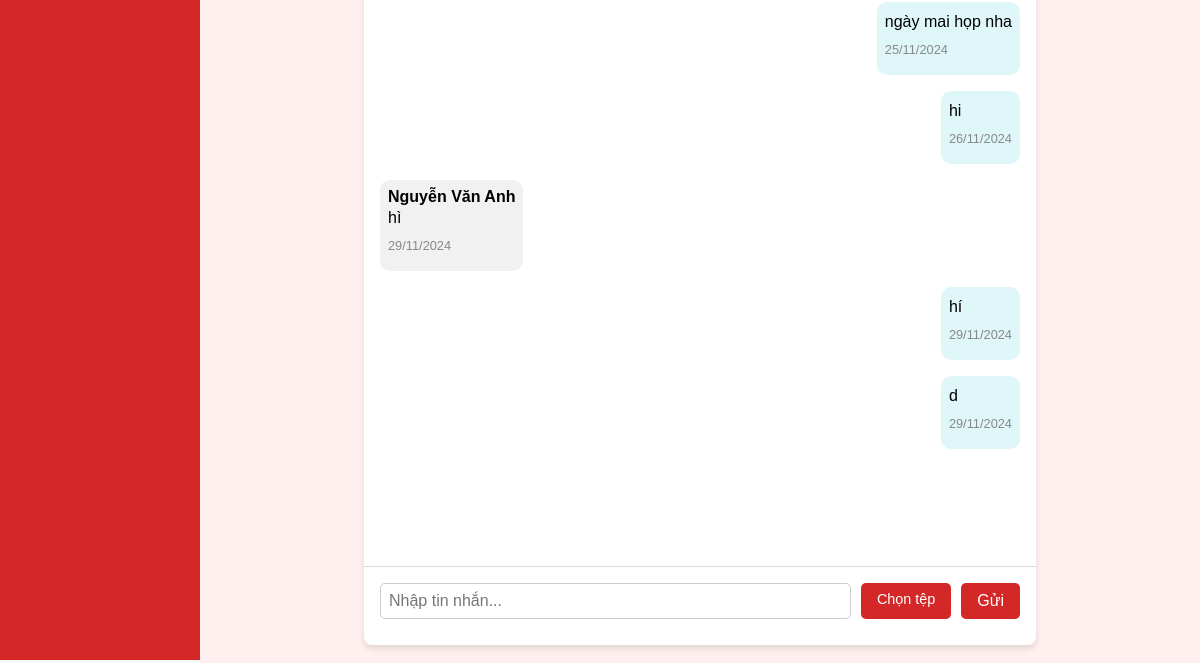
Page /messages/group/1/ (signed in, lower part) on the earlier database version.
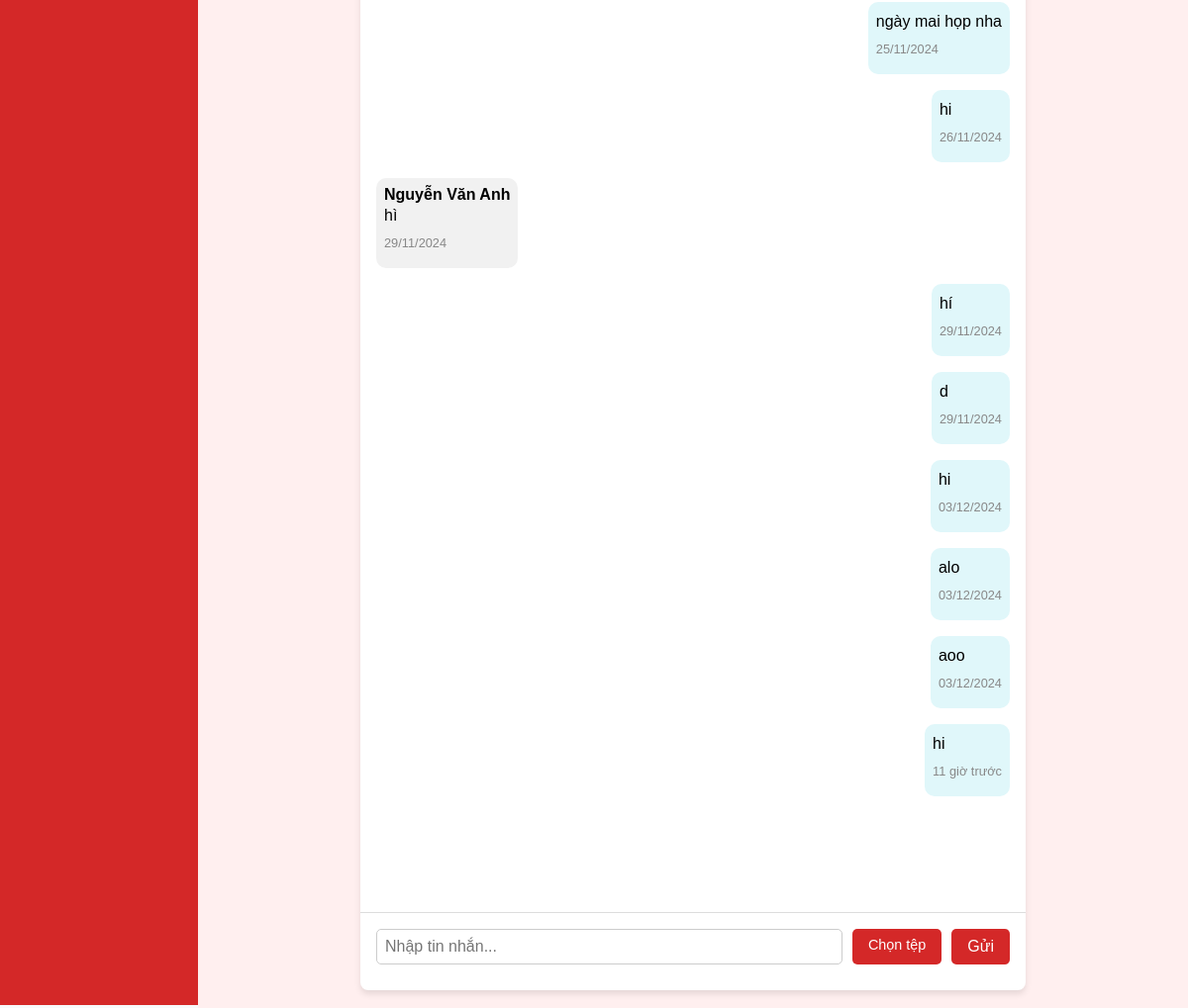
Same page on the later database version.
### mxh/models.py (models this page shows, shortened)
class Message(models.Model):
    TEXT = 'text'
    IMAGE = 'image'
    VIDEO = 'video'
    FILE = 'file'
    MESSAGE_TYPE_CHOICES = [
        (TEXT, 'Text'),
        (IMAGE, 'Image'),
        (VIDEO, 'Video'),
        (FILE, 'File'),
    ]
    text = models.TextField(blank=True, null=True)  # Nội dung tin nhắn (nếu là văn bản)
    sender = models.ForeignKey(User, on_delete=models.CASCADE, related_name='sent_messages')  # Người gửi
    group = models.ForeignKey(Group, null=True, blank=True, on_delete=models.CASCADE, related_name='messages')  # Nhóm gửi tin nhắn (nếu có)
    recipient = models.ForeignKey(User, null=True, blank=True, on_delete=models.CASCADE, related_name='received_messages')  # Người nhận (nếu là tin nhắn cá nhân)
    created_at = models.DateTimeField(auto_now_add=True)  # Thời gian gửi tin nhắn
    message_type = models.CharField(max_length=10, choices=MESSAGE_TYPE_CHOICES, default=TEXT)  # Loại tin nhắn

### mxh/views.py (the view, shortened to what this page needs)
# urls.py: path('messages/group/<int:group_id>/', group_chat_view, name='group_chat'),
@never_cache
@login_required
def group_chat_view(request, group_id):
   group = Group.objects.get(id=group_id)
   if not GroupMember.objects.filter(group=group, user=request.user).exists():
       return HttpResponseForbidden("Bạn không phải là thành viên của nhóm này.")
   messages = Message.objects.filter(group=group).select_related('sender').prefetch_related('attachments')
   for message in messages:
       message.time_display = (
           message.created_at.strftime("%d/%m/%Y")
           if (now() - message.created_at).days > 2
           else f"{(now() - message.created_at).days} ngày trước"
           if (now() - message.created_at).days >= 1
           else f"{(now() - message.created_at).seconds // 3600} giờ trước"
           if (now() - message.created_at).seconds >= 3600
           else f"{(now() - message.created_at).seconds // 60} phút trước"
           if (now() - message.created_at).seconds >= 60
           else "Vừa xong"
       )
   return render(request, 'group_chat.html', {'group': group, 'messages': messages})

### mxh/templates/group_chat.html (shortened to what this page needs)
{% extends 'base.html' %}
{% block content %}
<div class="chat-container">
    <ul class="message-list">
        {% for message in messages %}
        <li class="message-item {% if message.sender.username == user.username %}sent{% else %}received{% endif %}">
            {% if message.sender.username != user.username %}
            <div class="message-sender">{{ message.sender.first_name }} {{ message.sender.last_name }}</div>
            {% endif %}
            <div class="message-text">{{ message.text }}</div>
            <div class="message-timestamp">
                {{ message.time_display}}
        </div>
        </li>
        {% endfor %}
    </ul>
    <form method="POST" enctype="multipart/form-data" class="message-form" id="message-form">
        <textarea name="text" id="message-text" placeholder="Nhập tin nhắn..." rows="1"></textarea>
        <label for="file-upload">Chọn tệp</label>
        <button type="submit">Gửi</button>
    </form>
</div>
{% endblock %}

Differences in the rows shown:
added Message: text "hi", time_display "03/12/2024"
added Message: text "alo", time_display "03/12/2024"
added Message: text "aoo", time_display "03/12/2024"
added Message: text "hi", time_display "11 giờ trước"
